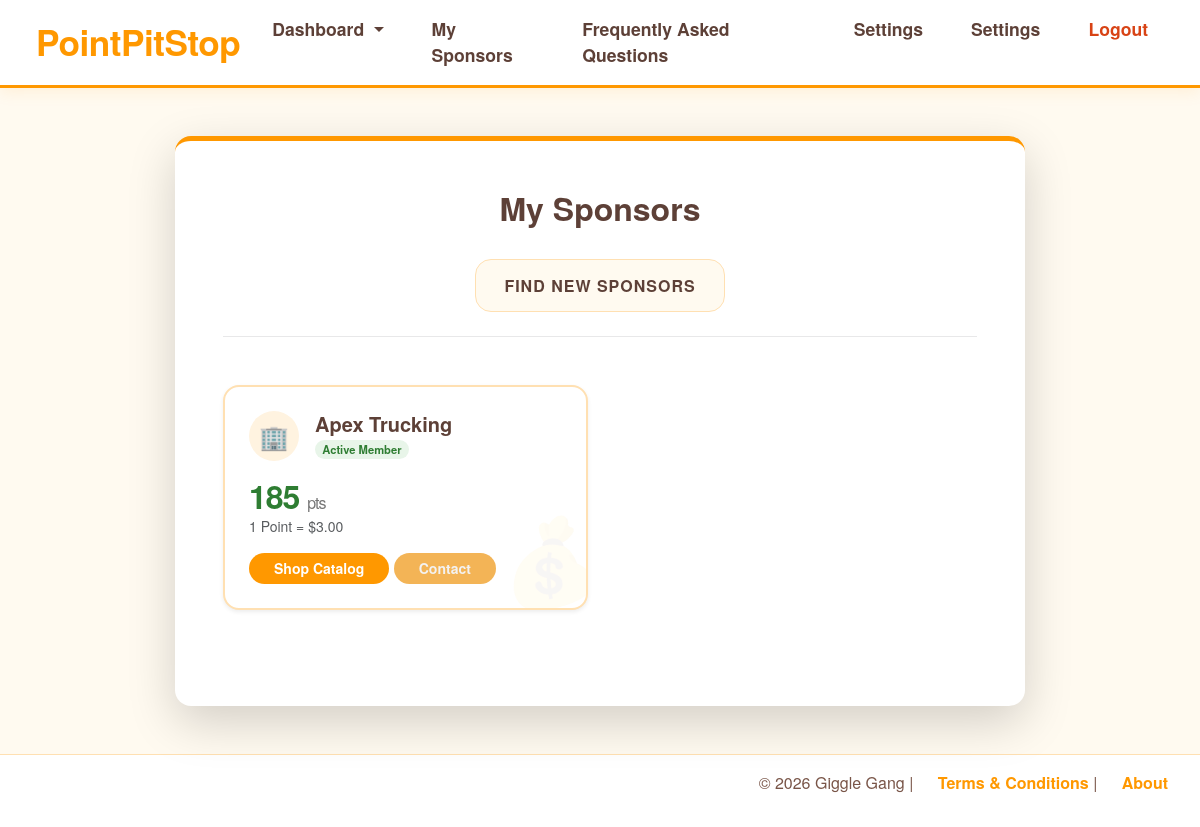
Page /driver/my_sponsors (signed in) on the committed database.
### models.py (models this page shows)
class DriverCompanyLink (db.Model):
    __tablename__ = "driver_company_link"
    id = db.Column(db.Integer, primary_key=True)
    driver_profile = db.relationship("DriverProfile",back_populates="company_links")
    driver_id = db.Column(db.Integer, db.ForeignKey('driver_profile.user_id'), nullable=False,index=True)
    company = db.relationship("SponsorCompany",back_populates="driver_links")
    company_id = db.Column(db.Integer, db.ForeignKey('sponsor_companies.id'), nullable=False,index=True)
    is_active = db.Column(db.Boolean, default=False, nullable=False, index=True)
    status_date = db.Column(db.DateTime, default=datetime.now, nullable=False)
    point_history = db.relationship("DriverPointsHistory"
                            ,backref="link"
                            ,lazy="dynamic")
    current_points = db.Column(db.Integer,default=0, nullable=False)

class SponsorCompany(db.Model):
    __tablename__ = "sponsor_companies"
    id = db.Column(db.Integer, primary_key=True)
    name = db.Column(db.String(150),unique=True,nullable=False)
    email = db.Column(db.String(120), unique=True, nullable=True,index=True)
    phone = db.Column(db.String(50), nullable=True)
    logo_filename = db.Column(db.String(255), nullable=True)
    brand_color = db.Column(db.String(255), nullable=True)
    points_conversion = db.Column(db.DECIMAL(10,2),nullable=False,default=.01)
    sponsor_users = db.relationship("SponsorProfile",back_populates="company")
    driver_links = db.relationship("DriverCompanyLink", back_populates="company")
    priceMax = db.Column(db.Integer, nullable=False, default=100)
    explicit = db.Column(db.Boolean, nullable=False, default=True)

### routes/driver.py (the view)
@driver_bp.route("/my_sponsors", methods=["GET"])
def mysponsors():
     active_links = [link for link in g.profile.company_links if link.is_active]
     return render_template("driver/driver_mysponsors.html",profile=g.profile,links=active_links)

### app.py (called while the page is built)
@login_manager.user_loader
def load_user(user_id):
    return db.session.get(Users, int(user_id))

### routes/driver.py (called while the page is built)
@driver_bp.before_request
def restrict_to_driver():
    if not current_user.is_authenticated:
        flash("Please log in to access this page.", "warning")
        return redirect(url_for('auth.handle_login'))
    if current_user.role != "driver" and current_user.role != "admin":
        flash("Access denied: Drivers only.", "danger")
        return redirect(url_for('auth.handle_login'))
    if current_user.role == "admin":
        return None
    if not g.profile:
        flash("Driver profile not found. Please contact an admin.", "danger")
        return redirect(url_for('auth.logout'))

### templates/driver/driver_mysponsors.html (shortened to what this page needs)
{% extends "base.html" %}
{% block body %}
<div class="container py-5">
    <div class="card p-5 shadow-lg rounded-4 border-0" style="max-width: 850px; margin: 0 auto; border-top: 5px solid #ff9800 !important;">
        <h2 class="text-center" style="color: #5d4037; font-weight: 700;">
            My Sponsors
        </h2>
        <div class="d-flex justify-content-center mt-4 mb-2">
            <div style="width: 250px;"> <a href="{{ url_for('driver.mysponsors_status') }}" class="text-decoration-none">
                    <div class="p-3 rounded-4 action-card text-center" style="background-color: #fffaf0; border: 1px solid #ffe0b2;">
                        <h6 class="mb-0" style="color: #5d4037; font-weight: 700; text-transform: uppercase; letter-spacing: 1px;">
                            Find New Sponsors
                        </h6>
                    </div>
                </a>
            </div>
        </div>
        <hr class="mb-5" style="opacity: 0.1;">
        <div class="row g-4 mb-5">
            {% for link in links %}
            <div class="col-md-6">
                <div class="wallet-card p-4 rounded-4 shadow-sm h-100 position-relative overflow-hidden"
                     style="background-color: #fff; border: 2px solid #ffe0b2; transition: transform 0.2s;">
                    <div class="position-absolute" style="right: -10px; bottom: -10px; font-size: 5rem; opacity: 0.05; transform: rotate(-15deg);">
                    </div>
                    <div class="d-flex align-items-center mb-3">
                        <div class="rounded-circle d-flex align-items-center justify-content-center"
                             style="width: 50px; height: 50px; background-color: #fff3e0; color: #ff9800; font-size: 1.5rem;">
                            {% if link.company.logo_filename %} {{ link.company.logo_filename}} {% else %} 🏢 {% endif %}
                        </div>
                        <div class="ms-3">
                            <h5 class="mb-0" style="color: #5d4037; font-weight: 700;">{{ link.company.name }}</h5>
                            <span class="badge rounded-pill" style="background-color: #e8f5e9; color: #2e7d32; font-size: 0.7rem;">Active Member</span>
                        </div>
                    </div>
                    <div class="mt-2">
                        <h2 class="mb-0" style="color: #2e7d32; font-weight: 800; letter-spacing: -1px;">
                            {{ link.current_points }} <span style="font-size: 1rem; font-weight: 400; color: #757575;">pts</span>
                        </h2>
                        <p class="text-muted small mb-0">1 Point = ${{link.company.points_conversion}}</p>
                    </div>
                    <a href="{{ url_for('driver.driver_catalog', company_id=link.company_id) }}"
                       class="btn btn-sm mt-3 rounded-pill px-4"
                       style="background-color: #ff9800; color: white; font-weight: 600;">
                       Shop Catalog
                    </a>
                    <a href="{{ url_for('view_company_profile', company_id=link.company_id) }}"
                       class="btn btn-sm mt-3 rounded-pill px-4"
                       style="background-color: #f3b456; color: rgb(243, 242, 241); font-weight: 600;">
                       Contact
                    </a>
                </div>
            </div>
            {% endfor %}
        </div>
    </div>
</div>
{% endblock %}

### static/css/style.css (style rules this page uses)
body { display: flex; flex-direction: column; font-family: 'Quicksand', 'Helvetica Neue', Helvetica, Arial, sans-serif; margin: 0; min-height: 100vh; background-color: #fffaf0; color: #5d4037; }

### rows in the picture
DriverCompanyLink: company.name "Apex Trucking", current_points "185", company.points_conversion "3.00"
